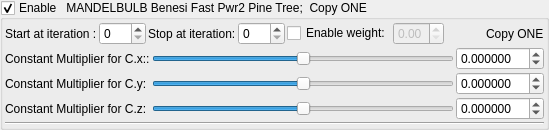
    <widget class="MyGroupBox" name="groupCheck_transform_benesiFastPwr2PineTree1_enabled">
     <property name="title">
      <string>Enable   MANDELBULB Benesi Fast Pwr2 Pine Tree;  Copy ONE</string>
     </property>
     <property name="checkable">
      <bool>true</bool>
     </property>
     <layout class="QVBoxLayout" name="verticalLayout_37" stretch="0,0,0">
      <property name="spacing">
       <number>2</number>
      </property>
      <property name="leftMargin">
       <number>2</number>
      </property>
      <property name="topMargin">
       <number>2</number>
      </property>
      <property name="rightMargin">
       <number>2</number>
      </property>
      <property name="bottomMargin">
       <number>2</number>
      </property>
      <item>
       <layout class="QGridLayout" name="gridLayout_71">
        <property name="spacing">
         <number>2</number>
        </property>
        <item row="1" column="2">
         <widget class="QLabel" name="label_244">
          <property name="text">
           <string>Stop at iteration:</string>
          </property>
         </widget>
        </item>
        <item row="1" column="3">
         <widget class="MySpinBox" name="spinboxInt_transform_benesiFastPwr2PineTree1_stop_iterations">
          <property name="sizePolicy">
           <sizepolicy hsizetype="Minimum" vsizetype="Maximum">
            <horstretch>0</horstretch>
            <verstretch>0</verstretch>
           </sizepolicy>
          </property>
          <property name="maximum">
           <number>250</number>
          </property>
         </widget>
        </item>
        <item row="1" column="1">
         <widget class="MySpinBox" name="spinboxInt_transform_benesiFastPwr2PineTree1_start_iterations">
          <property name="sizePolicy">
           <sizepolicy hsizetype="Minimum" vsizetype="Maximum">
            <horstretch>0</horstretch>
            <verstretch>0</verstretch>
           </sizepolicy>
          </property>
          <property name="maximum">
           <number>250</number>
          </property>
         </widget>
        </item>
        <item row="1" column="8">
         <widget class="QLabel" name="label_245">
          <property name="text">
           <string>Copy ONE</string>
          </property>
         </widget>
        </item>
        <item row="1" column="0">
         <widget class="QLabel" name="label_249">
          <property name="text">
           <string>Start at iteration :</string>
          </property>
         </widget>
        </item>
        <item row="1" column="6">
         <widget class="MyDoubleSpinBox" name="spinbox_transform_benesiFastPwr2PineTree1_weight">
          <property name="enabled">
           <bool>false</bool>
          </property>
          <property name="sizePolicy">
           <sizepolicy hsizetype="Minimum" vsizetype="Maximum">
            <horstretch>0</horstretch>
            <verstretch>0</verstretch>
           </sizepolicy>
          </property>
          <property name="decimals">
           <number>2</number>
          </property>
          <property name="minimum">
           <double>0.000000000000000</double>
          </property>
          <property name="maximum">
           <double>1.000000000000000</double>
          </property>
          <property name="singleStep">
           <double>0.100000000000000</double>
          </property>
         </widget>
        </item>
        <item row="1" column="5">
         <widget class="QCheckBox" name="checkBox_transform_benesiFastPwr2PineTree1_weight_enabled">
          <property name="text">
           <string>Enable weight:</string>
          </property>
         </widget>
        </item>
        <item row="1" column="7">
         <spacer name="horizontalSpacer_37">
          <property name="orientation">
           <enum>Qt::Horizontal</enum>
          </property>
          <property name="sizeHint" stdset="0">
           <size>
            <width>40</width>
            <height>20</height>
           </size>
          </property>
         </spacer>
        </item>
       </layout>
      </item>
      <item>
       <layout class="QGridLayout" name="gridLayout_64">
        <property name="spacing">
         <number>2</number>
        </property>
        <item row="1" column="2">
         <widget class="QSlider" name="slider3_transform_benesiFastPwr2PineTree1_constantMultiplier_y">
          <property name="sizePolicy">
           <sizepolicy hsizetype="Expanding" vsizetype="Maximum">
            <horstretch>0</horstretch>
            <verstretch>0</verstretch>
           </sizepolicy>
          </property>
          <property name="minimum">
           <number>-5000000</number>
          </property>
          <property name="maximum">
           <number>5000000</number>
          </property>
          <property name="singleStep">
           <number>1</number>
          </property>
          <property name="orientation">
           <enum>Qt::Horizontal</enum>
          </property>
         </widget>
        </item>
        <item row="1" column="3">
         <widget class="MyDoubleSpinBox" name="spinbox3_transform_benesiFastPwr2PineTree1_constantMultiplier_y">
          <property name="sizePolicy">
           <sizepolicy hsizetype="Minimum" vsizetype="Maximum">
            <horstretch>0</horstretch>
            <verstretch>0</verstretch>
           </sizepolicy>
          </property>
          <property name="prefix">
           <string/>
          </property>
          <property name="suffix">
           <string/>
          </property>
          <property name="decimals">
           <number>6</number>
          </property>
          <property name="minimum">
           <double>-99.989999999999995</double>
          </property>
          <property name="maximum">
           <double>99.989999999999995</double>
          </property>
          <property name="singleStep">
           <double>0.100000000000000</double>
          </property>
         </widget>
        </item>
        <item row="0" column="2">
         <widget class="QSlider" name="slider3_transform_benesiFastPwr2PineTree1_constantMultiplier_x">
          <property name="sizePolicy">
           <sizepolicy hsizetype="Preferred" vsizetype="Preferred">
            <horstretch>0</horstretch>
            <verstretch>0</verstretch>
           </sizepolicy>
          </property>
          <property name="minimum">
           <number>-5000000</number>
          </property>
          <property name="maximum">
           <number>5000000</number>
          </property>
          <property name="singleStep">
           <number>1</number>
          </property>
          <property name="orientation">
           <enum>Qt::Horizontal</enum>
          </property>
         </widget>
        </item>
        <item row="2" column="2">
         <widget class="QSlider" name="slider3_transform_benesiFastPwr2PineTree1_constantMultiplier_z">
          <property name="sizePolicy">
           <sizepolicy hsizetype="Expanding" vsizetype="Maximum">
            <horstretch>0</horstretch>
            <verstretch>0</verstretch>
           </sizepolicy>
          </property>
          <property name="minimum">
           <number>-5000000</number>
          </property>
          <property name="maximum">
           <number>5000000</number>
          </property>
          <property name="singleStep">
           <number>1</number>
          </property>
          <property name="orientation">
           <enum>Qt::Horizontal</enum>
          </property>
         </widget>
        </item>
        <item row="0" column="1">
         <widget class="QLabel" name="label_195">
          <property name="text">
           <string>Constant Multiplier for C.x::</string>
          </property>
         </widget>
        </item>
        <item row="2" column="1">
         <widget class="QLabel" name="label_259">
          <property name="text">
           <string>Constant Multiplier for C.z:</string>
          </property>
         </widget>
        </item>
        <item row="0" column="3">
         <widget class="MyDoubleSpinBox" name="spinbox3_transform_benesiFastPwr2PineTree1_constantMultiplier_x">
          <property name="sizePolicy">
           <sizepolicy hsizetype="Minimum" vsizetype="Maximum">
            <horstretch>0</horstretch>
            <verstretch>0</verstretch>
           </sizepolicy>
          </property>
          <property name="prefix">
           <string/>
          </property>
          <property name="suffix">
           <string/>
          </property>
          <property name="decimals">
           <number>6</number>
          </property>
          <property name="minimum">
           <double>-99.989999999999995</double>
          </property>
          <property name="maximum">
           <double>99.989999999999995</double>
          </property>
          <property name="singleStep">
           <double>0.100000000000000</double>
          </property>
         </widget>
        </item>
        <item row="2" column="3">
         <widget class="MyDoubleSpinBox" name="spinbox3_transform_benesiFastPwr2PineTree1_constantMultiplier_z">
          <property name="sizePolicy">
           <sizepolicy hsizetype="Minimum" vsizetype="Maximum">
            <horstretch>0</horstretch>
            <verstretch>0</verstretch>
           </sizepolicy>
          </property>
          <property name="prefix">
           <string/>
          </property>
          <property name="suffix">
           <string/>
          </property>
          <property name="decimals">
           <number>6</number>
          </property>
          <property name="minimum">
           <double>-99.989999999999995</double>
          </property>
          <property name="maximum">
           <double>99.989999999999995</double>
          </property>
          <property name="singleStep">
           <double>0.100000000000000</double>
          </property>
         </widget>
        </item>
        <item row="1" column="1">
         <widget class="QLabel" name="label_196">
          <property name="text">
           <string>Constant Multiplier for C.y:</string>
          </property>
         </widget>
        </item>
       </layout>
      </item>
      <item>
       <widget class="Line" name="line_56">
        <property name="orientation">
         <enum>Qt::Horizontal</enum>
        </property>
       </widget>
      </item>
     </layout>
    </widget>
